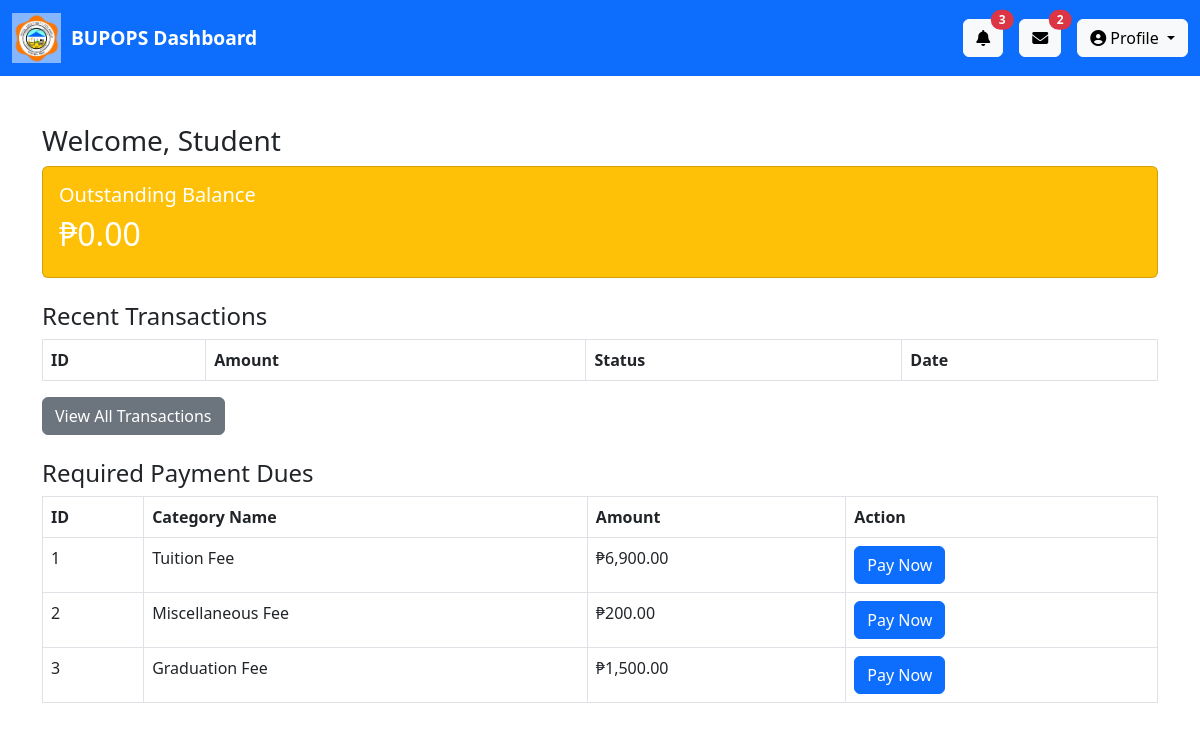
Page /pages/dashboard.php (signed in) on the committed database.
### tables this page shows
CREATE TABLE `payment_categories` (
  `id` int(11) UNSIGNED NOT NULL,
  `category_name` varchar(255) NOT NULL,
  `amount` decimal(10,2) NOT NULL,
  `required` tinyint(1) NOT NULL DEFAULT 0,
  `sub_category_id` int(11) DEFAULT NULL
);

### pages/dashboard.php (the view, shortened to what this page needs)
<?php
include('../database/connection.php');
$user_id = $_SESSION['user_id'];
$balance_query = "SELECT SUM(amount) AS balance FROM payments WHERE user_id = '$user_id' AND status = 'pending'";
$balance_result = mysqli_query($conn, $balance_query);
$balance = mysqli_fetch_assoc($balance_result)['balance'] ?? 0;
?>
<!DOCTYPE html>
<html lang="en">
<head>
    <link rel="stylesheet" href="https://cdn.jsdelivr.net/npm/bootstrap@5.3.0/dist/css/bootstrap.min.css">
    <link rel="stylesheet" href="https://cdnjs.cloudflare.com/ajax/libs/font-awesome/6.4.2/css/all.min.css">
</head>
<body>
<nav class="navbar navbar-expand-lg navbar-dark bg-primary">
    <div class="container-fluid">
        <a class="navbar-brand d-flex align-items-center" href="#">
            <img src="../assets/bupc_dashboard-logo-removebg-preview.png" class="logo">
            <span class="dashboard-text">BUPOPS Dashboard</span>
        </a>
        <div class="d-flex align-items-center">
            <div class="dropdown me-3">
                <button class="btn btn-light position-relative" type="button" id="notifDropdown" data-bs-toggle="dropdown" aria-expanded="false">
                    <i class="fas fa-bell"></i>
                    <span class="position-absolute top-0 start-100 translate-middle badge rounded-pill bg-danger">3</span>
                </button>
            </div>
            <div class="dropdown me-3">
                <button class="btn btn-light position-relative" type="button" id="mailDropdown" data-bs-toggle="dropdown" aria-expanded="false">
                    <i class="fas fa-envelope"></i>
                    <span class="position-absolute top-0 start-100 translate-middle badge rounded-pill bg-danger">2</span>
                </button>
            </div>
            <div class="dropdown">
                <button class="btn btn-light dropdown-toggle" type="button" id="profileDropdown" data-bs-toggle="dropdown" aria-expanded="false">
                    <i class="fas fa-user-circle"></i> Profile
                </button>
            </div>
        </div>
    </div>
</nav>
<div class="container mt-5">
    <h3>Welcome, Student</h3>
    <div class="card bg-warning text-white mb-4">
        <div class="card-body">
            <h5>Outstanding Balance</h5>
            <h2>₱<?php echo number_format($balance, 2); ?></h2>
        </div>
    </div>
    <h4>Recent Transactions</h4>
    <table class="table table-bordered">
        <thead>
            <tr>
                <th>ID</th>
                <th>Amount</th>
                <th>Status</th>
                <th>Date</th>
            </tr>
        </thead>
    </table>
    <a href="../payments/transaction_history.php" class="btn btn-secondary mb-4">View All Transactions</a>
<h4>Required Payment Dues</h4>
<table class="table table-bordered">
    <thead>
        <tr>
            <th>ID</th>
            <th>Category Name</th>
            <th>Amount</th>
            <th>Action</th>
        </tr>
    </thead>
    <tbody>
        <?php
        $dues_query = "SELECT id, category_name, amount FROM payment_categories";
        $dues_result = mysqli_query($conn, $dues_query);
        while ($due = mysqli_fetch_assoc($dues_result)):
        ?>
            <tr>
                <td><?php echo $due['id']; ?></td>
                <td><?php echo $due['category_name']; ?></td>
                <td>₱<?php echo number_format($due['amount'], 2); ?></td>
                <td>
                    <form action="../controller.php" method="GET">
                        <button type="submit" class="btn btn-primary">Pay Now</button>
                    </form>
                </td>
            </tr>
        <?php endwhile; ?>
    </tbody>
</table>
</div>
</body>
</html>

### pages/dashboard.php (style rules this page uses)
.logo { height: 50px; margin-right: 10px; }
.dashboard-text { font-size: 1.2rem; font-weight: bold; }
.navbar-brand { display: flex; align-items: center; }

### rows in the picture
payment_categories: id "1", category_name "Tuition Fee", amount "6,900.00"
payment_categories: id "2", category_name "Miscellaneous Fee", amount "200.00"
payment_categories: id "3", category_name "Graduation Fee", amount "1,500.00"

### other values in the picture
$balance "0.00"
